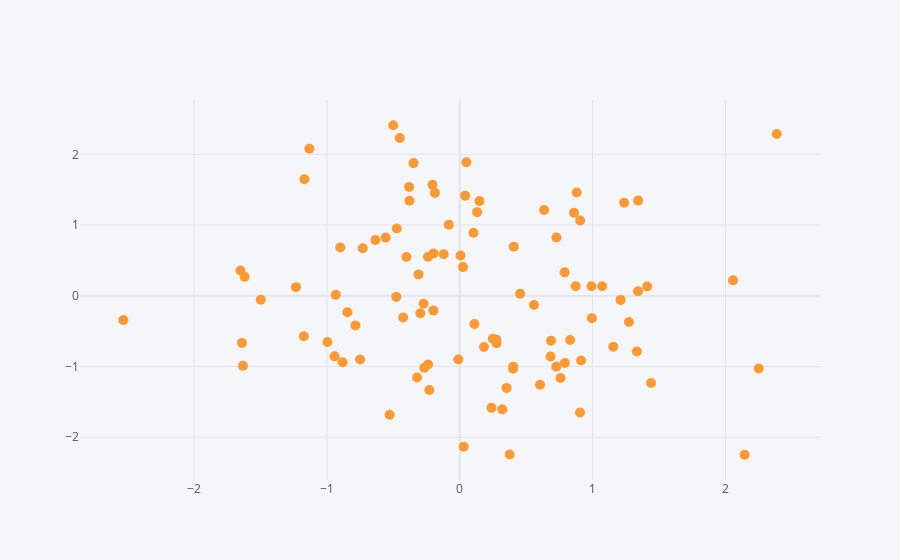

The cell this chart's notebook holds for it:
### Code cell
df.iplot(kind = 'scatter',x= 'A',y='B',mode = 'markers',size = 10)
